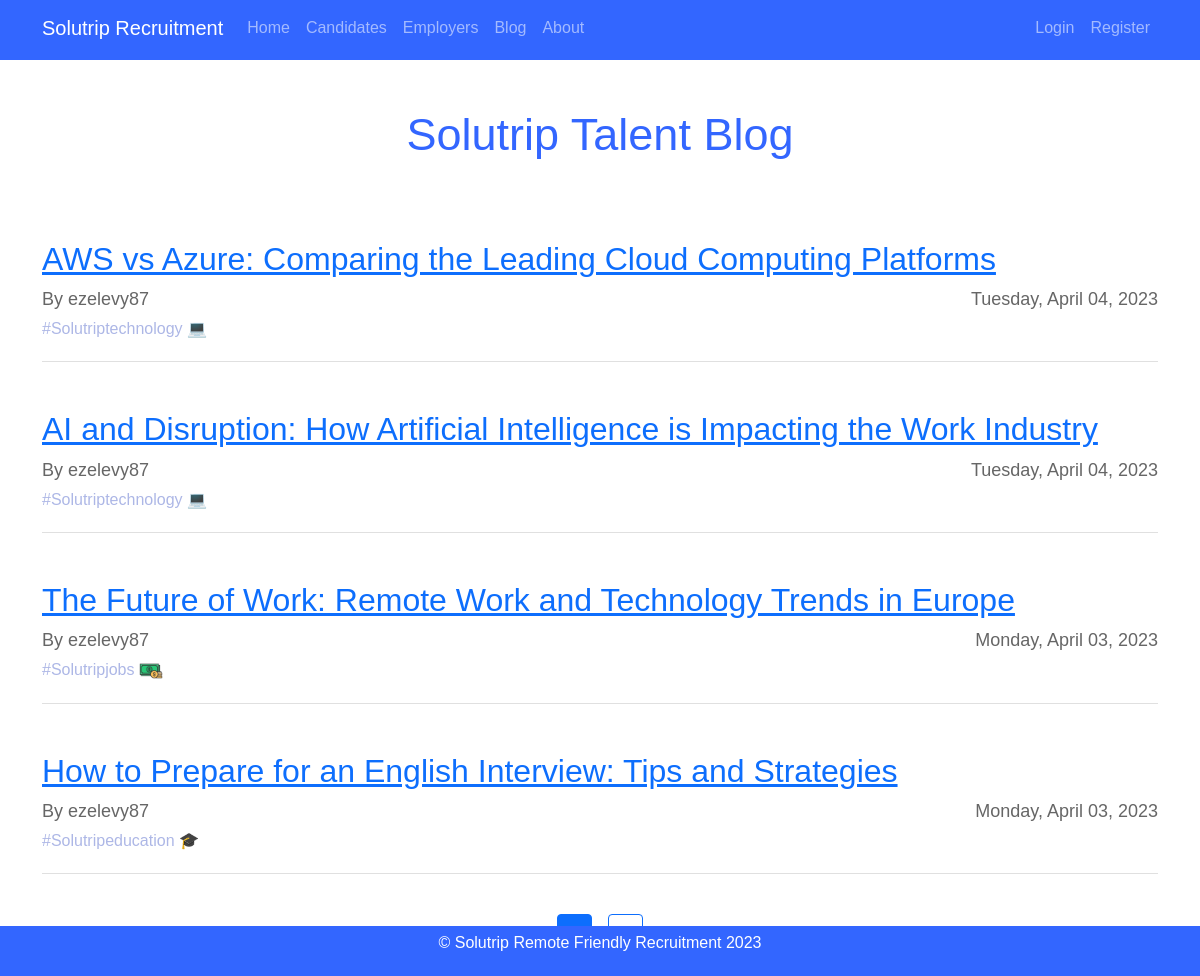
Page /blog on the committed database.
### Solutrip_app/models.py (models this page shows, shortened)
class Post(db.Model):
    id = db.Column (db.Integer, primary_key=True)
    title = db.Column(db.String(60), nullable=False)
    date_posted = db.Column(db.DateTime, nullable=False, default=datetime.utcnow)
    tag = db.Column(db.String(60), nullable=False)
    content = db.Column(db.Text, nullable=False)
    user_id = db.Column(db.Integer, db.ForeignKey('user.id'), nullable=False)

class User(db.Model, UserMixin):
    id = db.Column (db.Integer, primary_key=True)
    username = db.Column (db.String(64), unique=True, nullable=False)
    email = db.Column (db.String(120), unique=True, nullable=False)
    password = db.Column(db.String(128), nullable=False)
    image_file = db.Column(db.String(20), nullable=False, default='default.jpg')
    role = db.Column(db.String(20), nullable=False, default='user')
    confirmed = db.Column(db.Boolean, default=False)
    confirmation_token = db.Column(db.String(100), unique=True)
    user_info = db.relationship('UserInfo', backref='user', lazy=True)
    author = db.relationship('Post', backref='author', lazy=True )

### Solutrip_app/routes.py (the view)
@app.route("/blog")
def blog():
    page = request.args.get('page',1,type=int)
    posts = Post.query.order_by(Post.date_posted.desc()).paginate(page = page, per_page = 4)
    return render_template("blog.html", posts = posts, title = "Blog")

### Solutrip_app/templates/blog.html
{% extends 'layout.html' %}
{% block content %}
    <div class="blog">
        <h2 class="blog-title mt-5" style="padding-bottom: 30px;">Solutrip Talent Blog</h2>
        {% for post in posts.items %}
            <div class="blog-post mt-5">
                <h4> <a class="post-title" href="{{ url_for('post', post_id= post.id)}}"> {{ post.title }}</a></h4>
                <div class="post-info mb-1">
                    <span class="post-author">By {{ post.author.username }}</span>
                    <span class="post-date">{{ post.date_posted.strftime('%A, %B %d, %Y') }}</span>
                </div>
                {% if post.tag == "technology" %}
                <div class="post-tag" style="color: rgb(173, 183, 230);">
                    #Solutrip{{ post.tag }} &#x1F4BB;
                </div>
                {% elif post.tag == "education" %}
                    <div class="post-tag" style="color: rgb(173, 183, 230);">
                        #Solutrip{{ post.tag }} &#x1F393;
                    </div>
                {% elif post.tag == "jobs" %}
                    <div class="post-tag" style="color: rgb(173, 183, 230);">
                        #Solutrip{{ post.tag }}
                        <img src="{{ url_for('static', filename='dinero.png') }}" alt="Technology" width="24" height="24">
                    </div>
                {% elif post.tag == "science" %}
                <div class="post-tag" style="color: rgb(173, 183, 230);">
                    #Solutrip{{ post.tag }} &#x1F52C;
                </div>
                {% endif %}
            </div>
        {% endfor %}
    </div>
    <div class="d-flex justify-content-center">
    {% for page_num in posts.iter_pages() %}
        {% if page_num %}
            {% if posts.page == page_num %}
                <a class=" btn btn-primary mx-2 mb-4 float-right" href="{{url_for('blog', page = page_num)}}" style="color: white;"> {{ page_num }}</a>
            {% else %}
                <a class=" btn btn-outline-primary mx-2 mb-4" href="{{url_for('blog', page = page_num)}}" style="color: #3f82c3;"> {{ page_num }}</a>
            {% endif %}
        {% else %}
            ...
        {% endif %}
    {% endfor%}
    </div>
{% endblock content %}

### Solutrip_app/static/styles.css (style rules this page uses)
body { background-image: url(bg-img.jpg); background-size: cover; font-family: Arial, sans-serif; color: #333; }
html, body { height: 100%; }
#account h1,h2 { color: #3366ff; }
.blog-title { font-size: 45px; margin-top: 50px; margin-bottom: 40px; text-align: center; }
.blog-post { margin-bottom: 40px; padding-bottom: 20px; border-bottom: 1px solid #e0e0e0; }
.post-title { font-size: 32px; margin-top: 0; margin-bottom: 20px; }
.post-info { display: flex; justify-content: space-between; margin-bottom: 20px; }
.post-author { font-size: 18px; color: #666; }
.post-date { font-size: 18px; color: #666; }

### rows in the picture
Post: title "AWS vs Azure: Comparing the Leading Cloud Computing Platforms", author.username "ezelevy87", date_posted "Tuesday, April 04, 2023", tag "technology"
Post: title "AI and Disruption: How Artificial Intelligence is Impacting the Work Industry", author.username "ezelevy87", date_posted "Tuesday, April 04, 2023", tag "technology"
Post: title "The Future of Work: Remote Work and Technology Trends in Europe", author.username "ezelevy87", date_posted "Monday, April 03, 2023", tag "jobs"
Post: title "How to Prepare for an English Interview: Tips and Strategies", author.username "ezelevy87", date_posted "Monday, April 03, 2023", tag "education"
